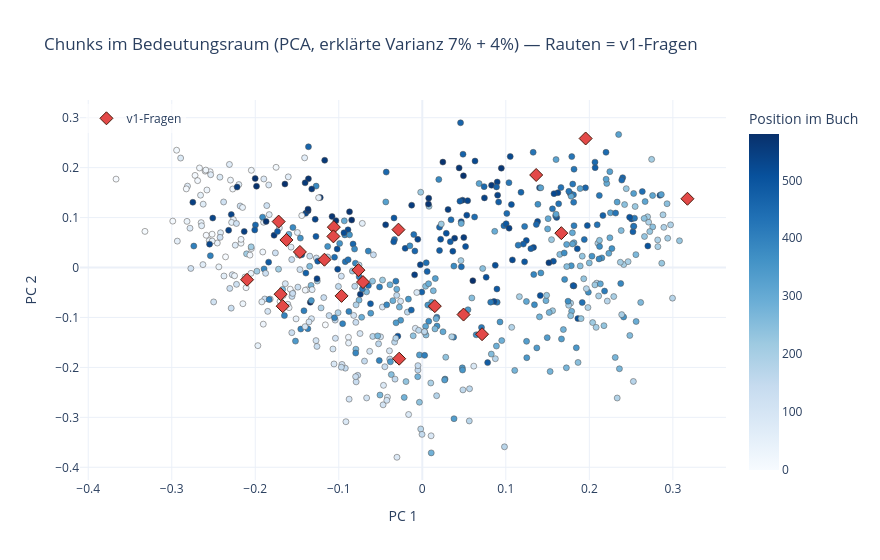

Notebook code cell kept with this figure:
### Markdown cell above
### Bedeutungsraum-Karte: interaktive PCA der Chunk-Embeddings

Die 1024-dimensionalen bge-m3-Vektoren werden per PCA auf 2D projiziert — **Hover zeigt
Kapitel + Textanfang**, so siehst du, welche Chunks im Bedeutungsraum zusammenliegen.
Die Farbe kodiert die Position im Buch: bilden frühe und späte Kapitel eigene Regionen?
Zusätzlich werden die 21 v1-Fragen eingebettet und als Rauten eingezeichnet — landet eine
Frage nicht in der Nähe „ihrer" Kapitel-Chunks, ist sie ein Kandidat für die bekannten
Retrieval-Misses (d01/d09!).

*Ehrliche Einordnung:* 2 Komponenten erklären bei 1024 Dimensionen nur einen kleinen Teil
der Varianz (steht über dem Plot) — Distanzen hier sind ein grobes Schattenbild, kein Beweis.
Fürs Hypothesen-Bilden („was gehört zusammen?") reicht es.

### Code cell
import numpy as np
import plotly.express as px
from sklearn.decomposition import PCA


def load_vectors(group_id: str) -> tuple[np.ndarray, pd.DataFrame]:
    """Vektoren + Metadaten aller Chunks der Gruppe (Reihenfolge konsistent)."""
    vecs, rows, offset = [], [], None
    while True:
        body = {
            "limit": 256, "offset": offset, "with_payload": True, "with_vector": True,
            "filter": {"must": [{"key": "group_id", "match": {"value": group_id}}]},
        }
        res = _post(f"{QDRANT_URL}/collections/{COLLECTION}/points/scroll", body)["result"]
        for p in res["points"]:
            pl = p["payload"]
            vecs.append(p["vector"])
            rows.append({"chapter": pl.get("chapter") or "(vor Kap. 1)",
                         "chunk_index": pl["chunk_index"],
                         "preview": pl["text"][:110].replace("\n", " ") + " …"})
        offset = res.get("next_page_offset")
        if offset is None:
            break
    return np.asarray(vecs, dtype=np.float32), pd.DataFrame(rows)


vecs, meta = load_vectors(GROUP_ID)
pca = PCA(n_components=2, random_state=SEED).fit(vecs)
xy = pca.transform(vecs)
meta[["x", "y"]] = xy
evr = pca.explained_variance_ratio_

# v1-Fragen in denselben Raum projizieren (ein Batch-Embedding-Call).
gold_v1 = [json.loads(l) for l in open(GOLD_V1_PATH, encoding="utf-8") if l.strip()]
q_texts = [g["question"] for g in gold_v1]
q_emb = np.asarray(
    _post(f"{OLLAMA_URL}/api/embed", {"model": EMBED_MODEL, "input": q_texts})["embeddings"],
    dtype=np.float32,
)
q_emb /= np.linalg.norm(q_emb, axis=1, keepdims=True)  # L2 wie im Retriever
q_xy = pca.transform(q_emb)
q_df = pd.DataFrame({"x": q_xy[:, 0], "y": q_xy[:, 1],
                     "id": [g["id"] for g in gold_v1], "frage": q_texts})

fig = px.scatter(
    meta, x="x", y="y", color="chunk_index",
    color_continuous_scale="Blues", template="plotly_white",
    hover_data={"x": False, "y": False, "chapter": True, "chunk_index": True, "preview": True},
    title=(f"Chunks im Bedeutungsraum (PCA, erklärte Varianz "
           f"{evr[0]:.0%} + {evr[1]:.0%}) — Rauten = v1-Fragen"),
    labels={"chunk_index": "Position im Buch"},
)
fig.update_traces(marker={"size": 6, "line": {"width": 0.5, "color": "#52514e"}})
fig.add_scatter(
    x=q_df["x"], y=q_df["y"], mode="markers", name="v1-Fragen",
    marker={"symbol": "diamond", "size": 10, "color": "#e34948",
            "line": {"width": 1, "color": "#4a1b0c"}},
    customdata=q_df[["id", "frage"]],
    hovertemplate="%{customdata[0]}: %{customdata[1]}<extra></extra>",
)
fig.update_layout(width=880, height=560, xaxis_title="PC 1", yaxis_title="PC 2",
                  legend={"x": 0.01, "y": 0.99, "bgcolor": "rgba(255,255,255,0.6)"})
fig.show()

### Figure 1 — Plotly figure (JSON) as saved in the notebook; plotly's stock layout.template omitted (floating-point values rounded to 4 significant figures; data arrays with more than 128 entries replaced by an {"elided": "..."} marker saying what was removed)
{"data": [{"customdata": {"elided": "581x3 mixed values"}, "hovertemplate": "chapter=%{customdata[0]}<br>Position im Buch=%{marker.color}<br>preview=%{customdata[2]}<extra></extra>", "legendgroup": "", "marker": {"color": {"elided": "581 int values"}, "coloraxis": "coloraxis", "symbol": "circle", "line": {"color": "#52514e", "width": 0.5}, "size": 6}, "mode": "markers", "name": "", "orientation": "v", "showlegend": false, "x": {"elided": "581 float values"}, "xaxis": "x", "y": {"elided": "581 float values"}, "yaxis": "y", "type": "scatter"}, {"customdata": [["d01", "Warum reist Jonathan Harker nach Transsilvanien?"], ["d02", "Wie beobachtet Harker, dass Graf Dracula die Schlosswand hinabklettert?"], ["d03", "Was geschieht mit dem Schiff Demeter, als es Whitby erreicht?"], ["d04", "Wer ist Renfield und welches ungewoehnliche Verhalten zeigt er?"], ["d05", "Wer ist Professor Van Helsing und warum wird er gerufen?"], ["d06", "Wie versuchen die Aerzte, Lucy Westenra zu retten?"], ["d07", "Was passiert mit Lucy nach ihrem Tod?"], ["d08", "Wie stirbt Graf Dracula am Ende des Buches?"], ["d09", "Welche Mittel setzt Van Helsing zur Abwehr des Vampirs ein?"], ["d10", "Wie hilft Mina Harker bei der Jagd auf Dracula mit ihren Aufzeichnungen?"], ["d11", "Wovor warnen die Dorfbewohner in Bistritz Jonathan Harker vor seiner Weiterreise?"], ["d12", "Welches Anwesen in London erwirbt Graf Dracula?"], ["d13", "Wer sind die drei Frauen, denen Harker im Schloss begegnet?"], ["d14", "Wer transportiert Draculas Erdkisten aus dem Schloss?"], ["d15", "Welche drei Maenner machen Lucy Westenra einen Heiratsantrag?"], ["d16", "Wer pflegt Jonathan Harker im Krankenhaus in Buda-Pesth?"], ["d17", "Was passiert mit dem Wolf Bersicker im Zoo?"], ["d18", "Was berichten die Zeitungen ueber die 'Bloofer Lady'?"], ["d19", "Womit versiegelt Van Helsing Lucys Grab?"], ["d20", "Wie setzt Van Helsing Hypnose bei Mina ein, um Dracula zu verfolgen?"], ["d21", "Ueber welchen Hafen flieht Dracula zurueck nach Transsilvanien?"]], "hovertemplate": "%{customdata[0]}: %{customdata[1]}<extra></extra>", "marker": {"color": "#e34948", "line": {"color": "#4a1b0c", "width": 1}, "size": 10, "symbol": "diamond"}, "mode": "markers", "name": "v1-Fragen", "x": [-0.09668, -0.1059, -0.1172, -0.07099, 0.3175, 0.07156, 0.04939, -0.1064, 0.1956, -0.07647, -0.2098, -0.1672, -0.02855, -0.172, -0.02768, 0.01498, -0.1466, -0.1697, 0.1665, 0.1364, -0.1627], "y": [-0.05683, 0.08084, 0.01562, -0.02918, 0.1377, -0.1335, -0.09418, 0.06234, 0.2583, -0.005243, -0.02444, -0.07742, 0.07584, 0.09195, -0.1825, -0.07734, 0.03117, -0.0534, 0.0688, 0.1853, 0.05514], "type": "scatter"}], "layout": {"xaxis": {"anchor": "y", "domain": [0.0, 1.0], "title": {"text": "PC 1"}}, "yaxis": {"anchor": "x", "domain": [0.0, 1.0], "title": {"text": "PC 2"}}, "coloraxis": {"colorbar": {"title": {"text": "Position im Buch"}}, "colorscale": [[0.0, "rgb(247,251,255)"], [0.125, "rgb(222,235,247)"], [0.25, "rgb(198,219,239)"], [0.375, "rgb(158,202,225)"], [0.5, "rgb(107,174,214)"], [0.625, "rgb(66,146,198)"], [0.75, "rgb(33,113,181)"], [0.875, "rgb(8,81,156)"], [1.0, "rgb(8,48,107)"]], "autocolorscale": false}, "legend": {"tracegroupgap": 0, "x": 0.01, "y": 0.99, "bgcolor": "rgba(255,255,255,0.6)"}, "title": {"text": "Chunks im Bedeutungsraum (PCA, erklärte Varianz 7% + 4%) — Rauten = v1-Fragen"}, "width": 880, "height": 560}}
